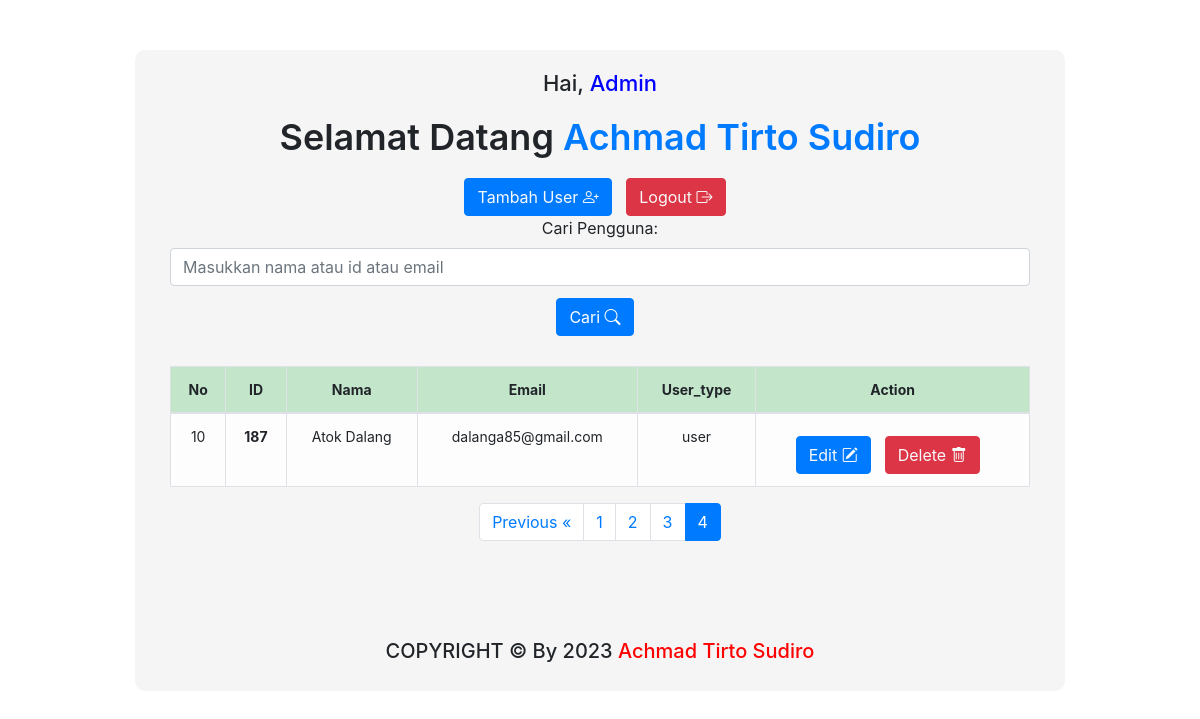
Page /admin_php/admin_page.php?halaman=4 (signed in) on the committed database.
### tables this page shows
CREATE TABLE `user_form` (
  `id` int(255) NOT NULL,
  `name` varchar(255) NOT NULL,
  `email` varchar(255) NOT NULL,
  `password` varchar(300) NOT NULL,
  `user_type` varchar(255) NOT NULL DEFAULT 'user'
);

### admin_php/admin_page.php (the view, shortened to what this page needs)
<?php
require_once 'connect.php';
$limit = 3;
$page = isset($_GET['halaman']) ? (int) $_GET['halaman'] : 1;
if(isset($_POST['search'])){
   $search = $_POST['name'];
   $search_value = '%' . $search . '%';
   $sql = "SELECT COUNT(*) AS total FROM `user_form` WHERE `name` LIKE ? OR `id` LIKE ? OR `email` LIKE ?";
   $stmt = mysqli_prepare($con, $sql);
   mysqli_stmt_bind_param($stmt, "sss", $search_value, $search_value, $search_value);
   mysqli_stmt_execute($stmt);
   $result = mysqli_stmt_get_result($stmt);
   $row = mysqli_fetch_assoc($result);
   $total = $row['total'];
   if ($total > 0) {
      $last_page = ceil($total / $limit);
      $page = ($page > $last_page) ? $last_page : $page;
      $sql = "SELECT * FROM `user_form` WHERE `name` LIKE ? OR `id` LIKE ? OR `email` LIKE ? LIMIT " . ($page - 1) * $limit . ", " . $limit;
      $stmt = mysqli_prepare($con, $sql);
      mysqli_stmt_bind_param($stmt, "sss", $search_value, $search_value, $search_value);
      mysqli_stmt_execute($stmt);
      $result = mysqli_stmt_get_result($stmt);
   } else {
      echo '<div class="error-message">Pengguna tidak ditemukan!</div>';
   }
} else {
   $sql = "SELECT COUNT(*) AS total FROM `user_form`";
   $result = mysqli_query($con, $sql);
   $row = mysqli_fetch_assoc($result);
   $total = $row['total'];
   $last_page = ceil($total / $limit);
   $page = ($page > $last_page) ? $last_page : $page;
   $sql = "SELECT * FROM `user_form` LIMIT " . ($page - 1) * $limit . ", " . $limit;
   $result = mysqli_query($con, $sql);
}
?>
<!DOCTYPE html>
<html lang="en">
<head>
   <link rel="stylesheet" href="https://cdn.jsdelivr.net/npm/bootstrap@4.0.0/dist/css/bootstrap.min.css">
   <link rel="stylesheet" href="https://cdnjs.cloudflare.com/ajax/libs/font-awesome/5.15.2/css/all.min.css">
    <link rel="stylesheet" href="https://maxcdn.bootstrapcdn.com/bootstrap/4.0.0/css/bootstrap.min.css">
    <link rel="stylesheet" href="https://cdn.jsdelivr.net/npm/bootstrap-icons@1.5.0/font/bootstrap-icons.css">
   <link rel="stylesheet" href="../css/admin.css">
</head>
<body>
<div class="container">
<div class="content">
      <h3>Hai, <span style="color: blue;">Admin</span></h3>
      <h1>Selamat Datang <span><?php echo $_SESSION['admin_name']; ?></span></h1>
      <button class="btn btn-primary"><a href="add.php" class="text-light"> Tambah User <i class="bi bi-person-plus"></i></a></button>
         <button class="btn btn-danger" onclick="return confirm(`Yakin banh mau logout?`)"><a href="admin_logout.php" class="text-light"> Logout <i class="bi bi-box-arrow-right"></i></a></button>
         <div class="container">
         <form method="POST">
            <div class="form-group">
               <label for="name">Cari Pengguna:</label>
               <input type="text" class="form-control" id="name" name="name" placeholder="Masukkan nama atau id atau email" autocomplete="off">
            </div>
            <button type="submit" class="btn btn-primary" name="search"> Cari <i class="bi bi-search"></i></button>
         </form>
<div class="table-responsive">
<table class="table-light table table-bordered table-hover">
<thead class="table-success">
<tr>
<th scope="col">No</th>
<th scope="col">ID</th>
<th scope="col">Nama</th>
<th scope="col">Email</th>
<th scope="col">User_type</th>
<th scope="col">Action</th>
</tr>
</thead>
<tbody>
         <?php
            $i = ($page - 1) * $limit;
               if($result){
                  while($row = mysqli_fetch_assoc($result)){
                     $i++;
                     $id = $row['id'];
                     if(is_numeric($id)){
                        $name = $row['name'];
                        $email = $row['email'];
                        $user_type = $row['user_type'];
                        echo '<tr>
                        <td>'. $i.'</td>
                        <th scope="row">'.$id.'</th>
                        <td>'.$name.'</td>
                        <td>'.$email.'</td>
                        <td>'.$user_type.'</td>
                        <td>
                        <button class="btn btn-primary"><a href="update.php?updateid='.$id.'" class="text-light"> Edit <i class="bi bi-pencil-square"></i></a></button>
                        <button class="btn btn-danger" onclick="return confirm(`Yakin mau hapus data ini?`)"><a href="delete.php?deleteid='.$id.'" class="text-light"> Delete <i class="bi bi-trash"></i></a></button>
                        </td>
                        </tr>';
                     }
                  }
               }
            ?>
</tbody>
</table>
<?php
if(isset($_POST['search'])) {
    $search = $_POST['name'];
    $sql = "SELECT COUNT(*) FROM `user_form` WHERE `name` LIKE ? OR `id` LIKE ? OR `email` LIKE ?";
    $stmt = mysqli_prepare($con, $sql);
    $search_value = '%' . $search . '%';
    mysqli_stmt_bind_param($stmt, "sss", $search_value, $search_value, $search_value);
    mysqli_stmt_execute($stmt);
    $result = mysqli_stmt_get_result($stmt);
    $row = mysqli_fetch_row($result);
    $total_records = $row[0];
} else {
    $sql = "SELECT COUNT(*) FROM `user_form`";
    $result = mysqli_query($con, $sql);
    $row = mysqli_fetch_row($result);
    $total_records = $row[0];
}
$records_per_page = 3;
$total_pages = ceil($total_records / $records_per_page);
if(isset($_GET['halaman']) && is_numeric($_GET['halaman'])) {
    $page = $_GET['halaman'];
} else {
    $page = 1;
}
?>
<nav aria-label="Page navigation example">
    <ul class="pagination justify-content-center">
        <?php if($page > 1) { ?>
            <li class="page-item"><a class="page-link" href="?halaman=<?php echo $page-1 ?>">Previous &laquo;</a></li>
        <?php } ?>
        <?php for($i = 1; $i <= $total_pages; $i++) { ?>
            <li class="page-item <?php if($page == $i) { echo 'active'; } ?>"><a class="page-link" href="?halaman=<?php echo $i ?>"><?php echo $i ?></a></li>
        <?php } ?>
    </ul>
</nav>
<center>
<footer style="margin-top: 11.5%;">
   <h5>COPYRIGHT &COPY; By 2023
      <span style="color: red;">Achmad Tirto Sudiro</span>
   </h5>
</footer>
</center>
  </div>
  </div>
</div>
      </body>
      </body>
</html>

### css/admin.css (style rules this page uses)
.content { background-color: #f5f5f5; border-radius: 10px; padding: 20px; margin-top: 50px; text-align: center; }
.content h3 { font-size: 22px; font-weight: 500; }
.content h1 { font-size: 36px; font-weight: 600; margin-top: 20px; }
.content h1 span { color: #007bff; }
.container { margin-top: 50px; }
.form-group { margin-bottom: 0; }
.table { margin-top: 30px; font-size: 14px; }
.table th, .table td { text-align: center; }
.btn-primary { background-color: #007bff; border-color: #007bff; margin-top: 10px; }
.btn-danger { background-color: #dc3545; border-color: #dc3545; margin-top: 10px; }
a.text-light { color: #fff; }
.container { max-width: 960px; margin: 0 auto; }
.content { text-align: center; margin-top: 50px; }
.form-group { margin-bottom: 2px; }
.btn { margin-right: 10px; align-items: center; }

### rows in the picture
user_form: id "187", name "Atok Dalang", email "dalanga85@gmail.com", user_type "user"

### other values in the picture
$_SESSION['admin_name'] "Achmad Tirto Sudiro"
